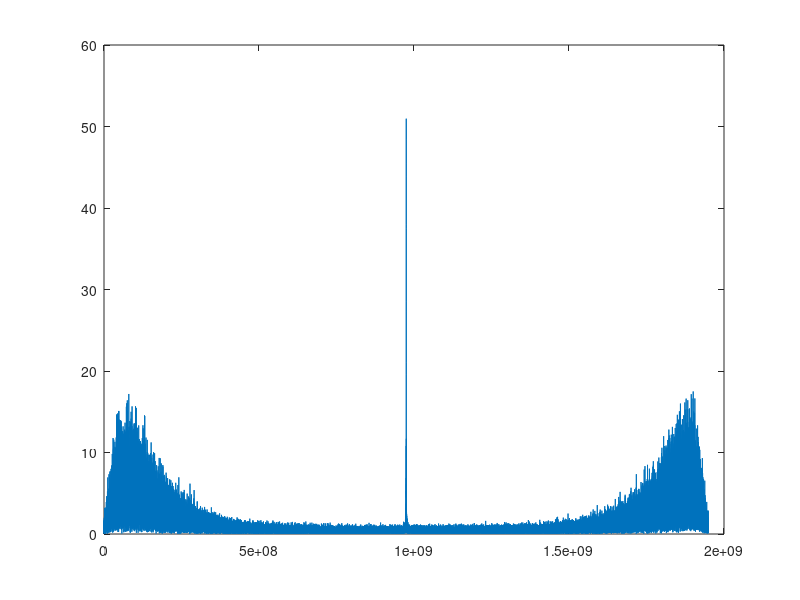

MATLAB code for this plot:

csv = load('rx.csv');
signal_i = csv(:, 1) ./ 2048.0;
signal_q = csv(:, 2) ./ 2048.0;
signal = signal_i + 1j .* signal_q;
% Plot the magnitude of the signal in the time domain
signal = fftshift(abs(fft(signal)));
xf =linspace(0,1950000000,length(signal));
plot(xf,signal);

